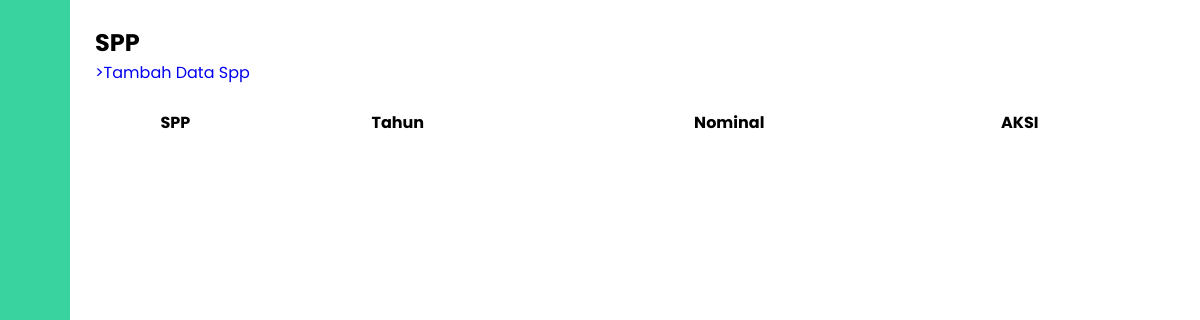
Before: /spp/index.php with the older database file.
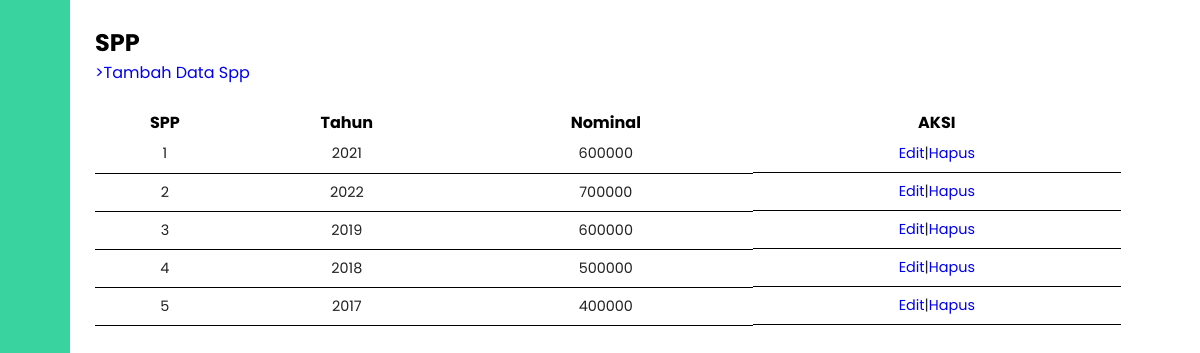
After: the same page with the newer database file.
### tables this page shows
CREATE TABLE `spp` (
  `id_spp` int(11) NOT NULL,
  `tahun` int(11) NOT NULL,
  `nominal` double NOT NULL
);

### spp/index.php (the view, shortened to what this page needs)
<?php
require_once '../templates/header.php';
?>
<section class="home">
    <div class="main-content">
        <h1>SPP</h1>
        <a href="tambah.php">>Tambah Data Spp</a><br><br>
        <table>
            <th>SPP</th>
            <th>Tahun</th>
            <th>Nominal</th>
            <th>AKSI</th>
            <tbody>
                <?php
                $query = "select * from spp ";
                $result = mysqli_query($conn, $query);
                while ($row = mysqli_fetch_array($result)) {
                ?>
                    <tr>
                        <td><?php echo $row['id_spp'] ?></td>
                        <td><?php echo $row['tahun'] ?></td>
                        <td><?php echo $row['nominal'] ?></td>
                        <td style="display: flex; justify-content: center;">
                            <a href="edit.php?id=<?= $row['id_spp'] ?>">Edit</a> |
                            <a href="delete.php?id=<?= $row['id_spp'] ?>">Hapus</a>
                        </td>
                    </tr>
                <?php
                }
                ?>
            </tbody>
        </table>
        </body>
        </html>

Changed rows visible on the page:
added spp: id_spp "1", tahun "2021", nominal "600000"
added spp: id_spp "2", tahun "2022", nominal "700000"
added spp: id_spp "3", tahun "2019", nominal "600000"
added spp: id_spp "4", tahun "2018", nominal "500000"
added spp: id_spp "5", tahun "2017", nominal "400000"
